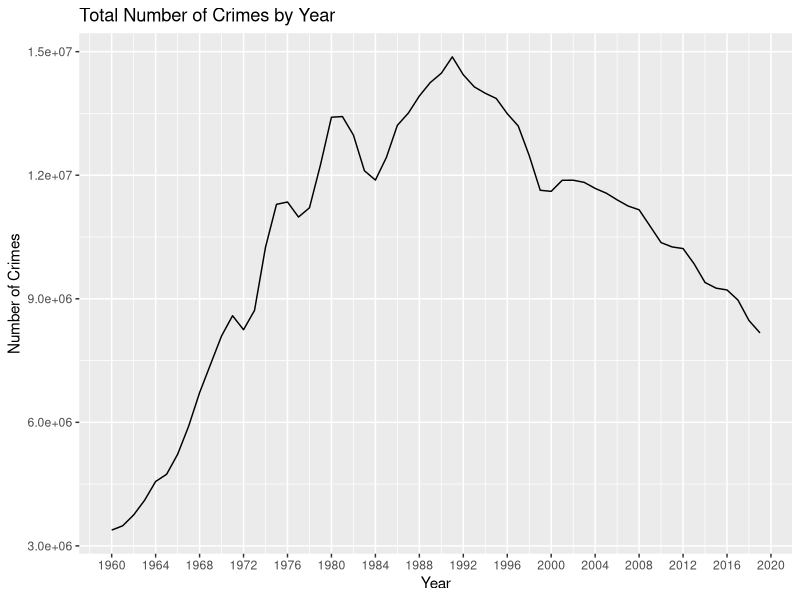
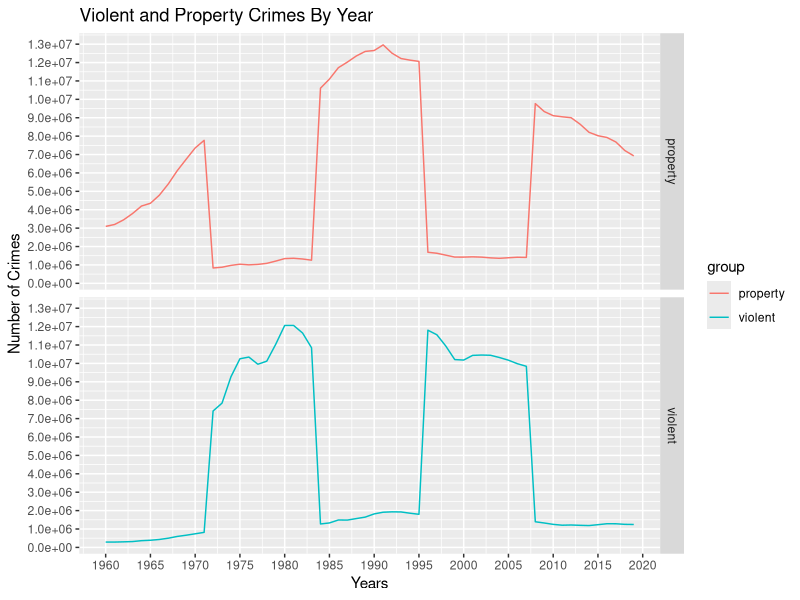
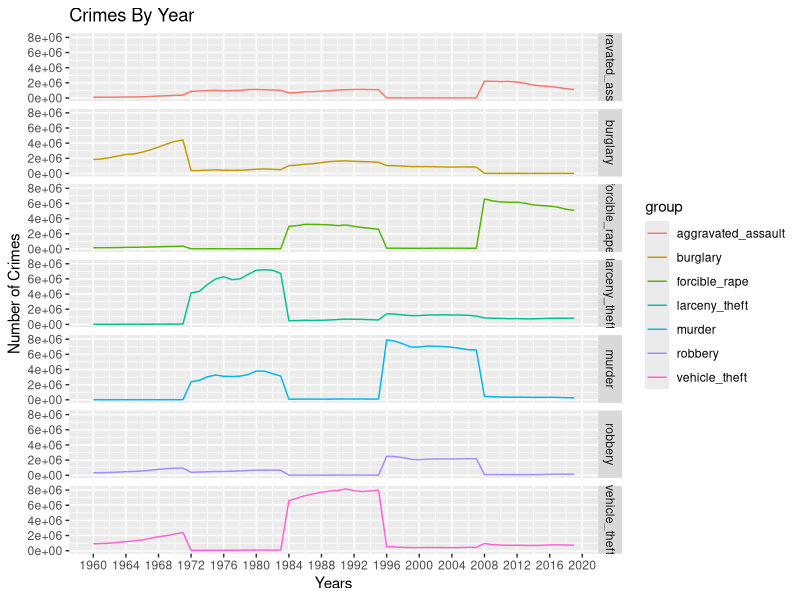

The R source for these figures, in order:
## ---- chunk 1
library(tidyverse)
library(dplyr)

## ---- chunk 2
crime <- read_csv("data/us_crime_rates.csv")
crime

## ---- chunk 3
crime %>%
  ggplot(aes(x=year, y=total)) + geom_line() + labs(x = "Year", y="Number of Crimes", title="Total Number of Crimes by Year") + scale_x_continuous(breaks=seq(1960,2020,4))

## ---- chunk 4
crime1 <- data.frame(x=crime$year,
                y = c(crime$violent, crime$property),
                group = c(rep("violent", ncol(crime)),
                          rep("property", ncol(crime))))

ggplot(crime1, aes(x,y,col=group)) + geom_line() + scale_x_continuous(breaks=seq(1960,2020,5)) + scale_y_continuous(breaks=seq(0,50000000,1000000)) + labs(x="Years", y="Number of Crimes", title="Violent and Property Crimes By Year") + facet_grid(group~.)
## ---- chunk 5
crime2 <- data.frame(x=crime$year,
                y = c(crime$murder, crime$forcible_rape, crime$robbery, crime$aggravated_assault, crime$burglary, crime$larceny_theft, crime$vehicle_theft),
                group = c(rep("murder", ncol(crime)),
                          rep("forcible_rape", ncol(crime)),
                          rep("robbery", ncol(crime)),
                          rep("aggravated_assault", ncol(crime)),
                          rep("burglary", ncol(crime)),
                          rep("larceny_theft", ncol(crime)),
                          rep("vehicle_theft", ncol(crime))))

ggplot(crime2, aes(x,y,col=group)) + geom_line() + scale_x_continuous(breaks=seq(1960,2020,4)) + labs(x="Years", y="Number of Crimes", title="Crimes By Year") + facet_grid(group~.)
